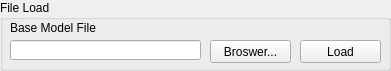
  <widget class="QGroupBox" name="fileLoad_GroupBox">
   <property name="geometry">
    <rect>
     <x>10</x>
     <y>10</y>
     <width>391</width>
     <height>71</height>
    </rect>
   </property>
   <property name="title">
    <string>File Load</string>
   </property>
   <widget class="QLabel" name="baseModelDataFile_Label">
    <property name="geometry">
     <rect>
      <x>10</x>
      <y>20</y>
      <width>111</width>
      <height>16</height>
     </rect>
    </property>
    <property name="text">
     <string>Base Model File</string>
    </property>
    <property name="alignment">
     <set>Qt::AlignLeading|Qt::AlignLeft|Qt::AlignVCenter</set>
    </property>
   </widget>
   <widget class="QLineEdit" name="baseModelDataFile_LineEdit">
    <property name="geometry">
     <rect>
      <x>10</x>
      <y>40</y>
      <width>191</width>
      <height>20</height>
     </rect>
    </property>
    <property name="readOnly">
     <bool>true</bool>
    </property>
   </widget>
   <widget class="QPushButton" name="baseModelDataFileBroswer_Button">
    <property name="geometry">
     <rect>
      <x>210</x>
      <y>40</y>
      <width>81</width>
      <height>23</height>
     </rect>
    </property>
    <property name="text">
     <string>Broswer...</string>
    </property>
   </widget>
   <widget class="QPushButton" name="baseModelDataFileLoad_Button">
    <property name="geometry">
     <rect>
      <x>300</x>
      <y>40</y>
      <width>81</width>
      <height>23</height>
     </rect>
    </property>
    <property name="text">
     <string>Load</string>
    </property>
   </widget>
  </widget>
